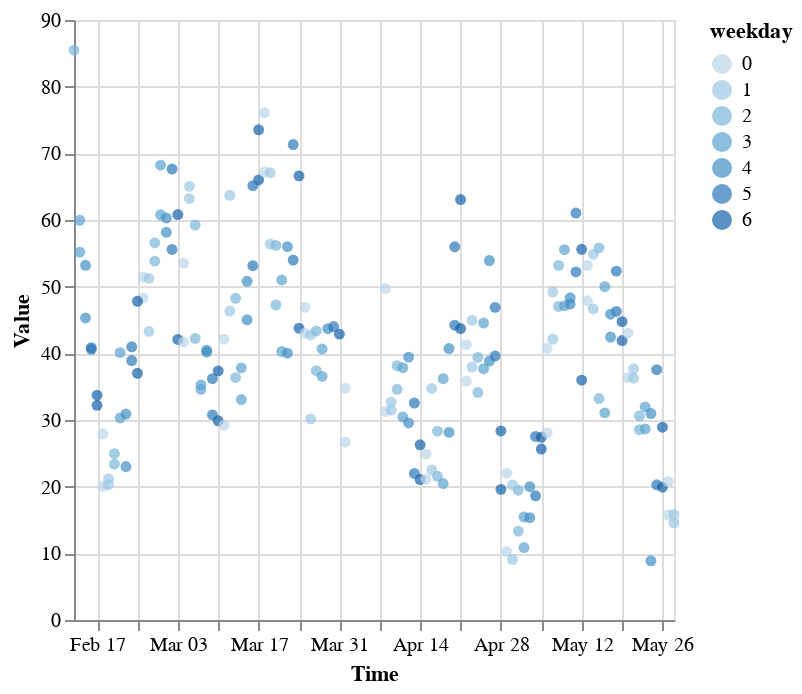

Source (notebook cell):
### Code cell
brush = alt.selection_interval()
alt.Chart(aggdata[aggdata['Group']=='PTT']).mark_circle().encode(
    x='Time',
    y='Value',
    color=alt.when(brush).then("weekday:O").otherwise(alt.value("grey"))
    ).add_selection(brush)

### Figure 1 — Vega-Lite specification as saved in the notebook (floating-point values rounded to 4 significant figures; data arrays with more than 128 entries replaced by an {"elided": "..."} marker saying what was removed)
{"config": {"view": {"continuousWidth": 300, "continuousHeight": 300}}, "data": {"name": "data-cfae5589c74cddbb2e62ef8314756c84"}, "mark": {"type": "circle"}, "encoding": {"color": {"condition": {"param": "param_2", "field": "weekday", "type": "ordinal"}, "value": "grey"}, "x": {"field": "Time", "type": "temporal"}, "y": {"field": "Value", "type": "quantitative"}}, "params": [{"name": "param_2", "select": {"type": "interval"}}], "$schema": "https://vega.github.io/schema/vega-lite/v5.20.1.json", "datasets": {"data-cfae5589c74cddbb2e62ef8314756c84": {"elided": "194 records"}}}
